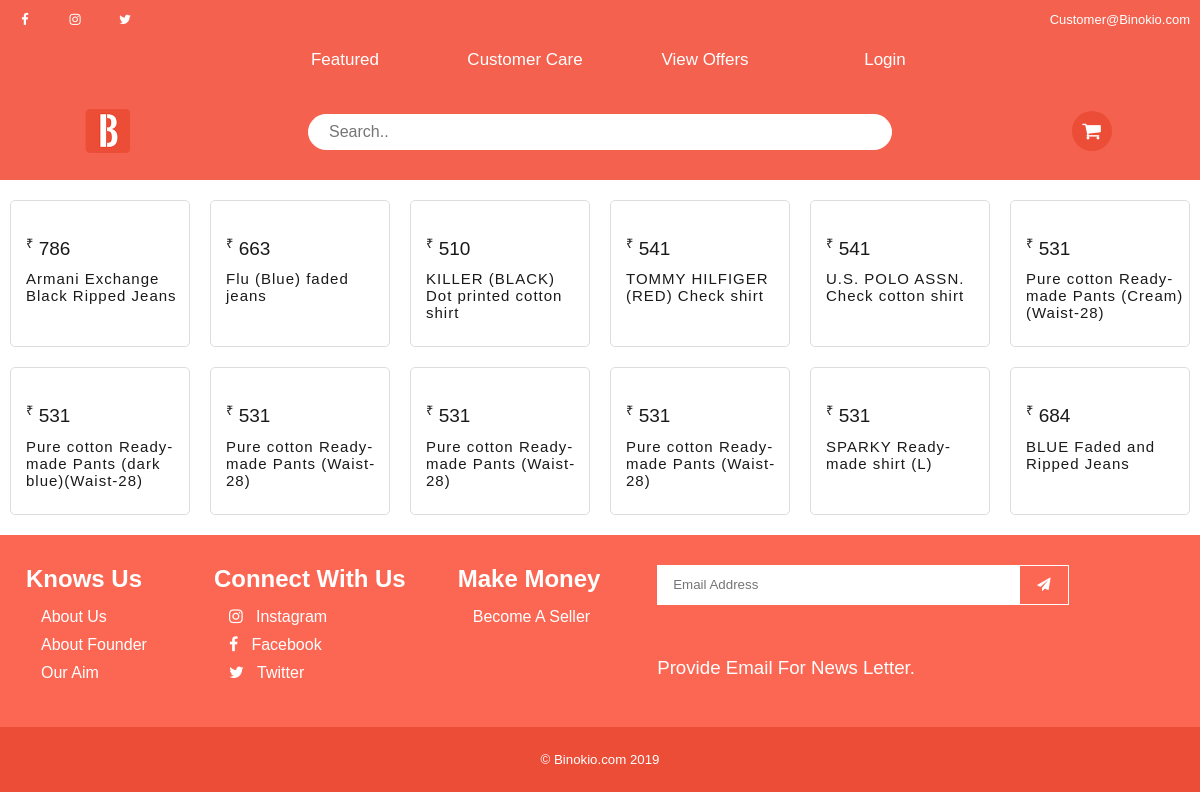
Screenshot of /Category?Category=Cloth with the database file from the repository.
### tables this page shows
CREATE TABLE `products` (
  `ID` int(11) NOT NULL,
  `Uniqid` varchar(100) NOT NULL,
  `ProductID` varchar(100) NOT NULL,
  `ProductName` text NOT NULL,
  `ProductImage` text NOT NULL,
  `ProductCategory` varchar(100) NOT NULL,
  `ProductPrice` varchar(100) NOT NULL,
  `ProductWarrenty` varchar(100) NOT NULL,
  `ProductNo` varchar(100) NOT NULL,
  `tags` text NOT NULL,
  `Discription` text NOT NULL
);

CREATE TABLE `tax` (
  `Tax` varchar(100) NOT NULL,
  `DeliveryCharge` varchar(100) NOT NULL
);

### Category.php (the view, shortened to what this page needs)
<!DOCTYPE html>
<html lang="en">
<head>
    <link rel="stylesheet" href="Css/Style.css">
    <link rel="stylesheet" href="Style.css">
    <link rel="stylesheet" href="Css/slider.css">
    <link rel="stylesheet" href="Css/supporters.css">
    <link rel="stylesheet" href="Css/ui.css">
    <link rel="stylesheet" href="Css/Modals.css">
    <link rel="stylesheet" href="Css/Media.css">
    <link rel="stylesheet" href="Assets/awesome/css/font-awesome.min.css">
</head>
<body>
    <div class="subheader">
        <ul>
            <li><a href="https://www.facebook.com/BinokioIndia"><i class="fa fa-facebook"></i></a></li>
             <li><a href="https://instagram.com/binokioindia/"><i class="fa fa-instagram"></i></a></li>
             <li><a href="#"><i class="fa fa-twitter"></i></a></li>
        </ul>
        <a href="#">Customer@Binokio.com</a>
    </div>
    <div class="navbar">
        <div>
            <li><a href="Featured">Featured </a></li>
        </div>
        <li><a href="CustomerCare">Customer Care</a></li>
        <li><a href="#">View Offers</a></li>
        <li><a href="Login">Login</a></li>
        <br><br>
    </div>
    <div class="header">
        <div>
            <img src="Img/logo.png" alt="">
        </div>
        <div class="search-container">
                 <form action="./Search?Search=http" method="get">
                     <input type="text" name="Search" placeholder="Search..">
                 </form>
             </div>
             <div style="padding:5px;">
                 <button class="cartbtn" onclick="cart()"><i class="fa fa-shopping-cart"></i></button>
             </div>
          </div>
    <div class="ProductHolder" style="flex-wrap:wrap;">
        <?php
        if(isset($_GET['Category'])){
            include_once('Seller/Process/Config.php');
            $cat = E($_GET['Category']);
            $stmt = $conn->prepare("SELECT * FROM `products` WHERE ProductCategory = ? AND ProductNo > 0");
            $stmt->execute([$cat]);
        if($stmt->rowCount() == 0){
            echo "<p style='padding:20px;text-align:center;'>No Products Found!</p>";
        }else{
            while($res = $stmt->fetch(PDO::FETCH_OBJ)){
            $taxpre = $conn->prepare("SELECT * FROM `tax`");
                                   $taxpre->execute();
                                  $taxes = $taxpre->fetch(PDO::FETCH_OBJ);
                                $tax = $taxes->Tax;
                                  $percentgain = ceil((2*$res->ProductPrice)/100);
        ?>
        <div class="productCard">
            <a href="Product?ID=<?php echo $res->ProductID; ?>" class="productLink" style="width:20%;">
                <center>
                    <div class="imageholder">
                    </div>
                    <div class="contentholder">
                        <p><sup style="font-size:13px;">&#8377;</sup>&nbsp;<?php echo $res->ProductPrice+$tax+$percentgain; ?></p>
                        <h3><?php echo $res->ProductName; ?></h3>
                    </div>
                </center>
            </a>
        </div>
        <?php }} }else{
        } ?>
    </div>
    <section class="sub-footer">
        <div>
            <h2>Knows Us</h2>
            <ul>
                <li><a href="About/About">About Us</a></li>
                <li><a href="About/Founder">About Founder</a></li>
                <li><a href="About/Aim">Our Aim</a></li>
            </ul>
        </div>
        <div>
            <h2>Connect With Us</h2>
            <ul>
                <li><a href="#"><i class="fa fa-instagram"></i> &nbsp;&nbsp;Instagram</a></li>
                <li><a href="#"><i class="fa fa-facebook"></i>&nbsp;&nbsp; Facebook</a></li>
                <li><a href="#"><i class="fa fa-twitter"></i> &nbsp;&nbsp;Twitter</a></li>
            </ul>
        </div>
        <div>
            <h2>Make Money</h2>
            <ul>
                <li><a href="Seller/Seller">Become A Seller</a></li>
            </ul>
        </div>
        <div style="display: flex; flex-wrap: wrap; padding-bottom:5px;">
            <input type="text" id="newsletter" placeholder="Email Address" style="margin:0px; height:40px;border-radius:0; border:1px solid #fff;" class="forminput" required>
            <button class="simple" style="margin:0px; width:50px;"><i class="fa fa-paper-plane"></i></button>
            <h3 style="padding-top:20px; color:#fff; font-weight: 300;">Provide Email For News Letter.</h3><br>
        </div>
    </section>
    <section class="footer">
        <center>
            <h5>&copy; Binokio.com 2019</h5>
        </center>
    </section>
</body>
</html>

### Css/Style.css (style rules this page uses)
* { margin: 0px; padding: 0px; font-family: 'Comfortaa', cursive; }
.header { display: block; }
.subheader { background: #f4614e !important; padding-top: 2px; padding-bottom: 2px; width: 100%; }
.sub-footer { background: #fc6753; padding-bottom: 10px; padding-top: 10px; display: flex; justify-content: space-around; }
.sub-footer div { padding: 20px; }
.sub-footer h2 { color: #fff; }
.sub-footer ul { list-style: none; padding: 10px; }
.sub-footer ul li a { color: #fff; text-decoration: none; }
.sub-footer ul li { padding: 5px; }
.footer { width: 100%; padding-top: 5px; padding-bottom: 5px; background: #ec4d37; }
.footer h5 { color: #fff; font-weight: 100; padding: 20px; }
.navbar { width: 100%; padding-top: 5px; padding-bottom: 5px; background: #f4614e; display: flex; justify-content: center; }
.navbar li { list-style: none; margin-left: 30px; width: 150px; height: 30px; }
.navbar li a { color: #fff; text-align: center; line-height: 30px; font-size: 17px; text-decoration: none; width: 100%; height: 100%; display: block; }

### Style.css (style rules this page uses)
* { margin:0px;padding:0px;font-family: arial; }
.header { background:#f4614e;width:100%; padding-top:20px;padding-bottom:20px; display: flex; justify-content: space-around; }
.header img { height:50px; }
.header input { width:100%; border:1px solid #fff; font-size:16px; padding:8px; border-radius:50px; outline:none; padding-left:20px; }
.search-container { width:50%;padding:8px; }
.header button { width:40px; height:40px; background: #fff; color: #1a1a1a; border:none; cursor: pointer; font-size: 20px; }
* { box-sizing:border-box }
.cartbtn { background:#ec4d37 !important; color:#fff !important; border-radius:100%; }
.subheader { background: #fc6753; overflow: auto; padding-top:5px; padding-bottom:5px; width:100%; }
.subheader a { float:right; margin-right:10px; line-height:30px; color:#fff; text-decoration: none; font-size: 13px; }
.subheader ul { list-style: none; }
.subheader ul li { float: left; width:30px; height:30px; margin-left:20px; }
.subheader ul li a { text-align:center;color:#fff; text-decoration: none; line-height: 30px; width:100%; height:100%; display:block; }

### Css/ui.css (style rules this page uses)
.simple { width: 100px; height: 40px; margin: 20px; color: #fff; background: none; border: 1px solid #fff; }
.forminput { width: 70%; height: 35px; outline: none; background: #fff; border-radius: 20px; padding: 15px; margin: 10px; border: 1px solid #bbb; }
.ProductHolder { width: 100%; display: flex; justify-content: center; padding-top: 10px; padding-bottom: 10px; }
.productLink { text-decoration: none; color: #1a1a1a; }
.productCard { width: 15%; transition: 0.3s; border-radius: 5px; margin: 10px; padding-bottom:15px !important; padding: 0px; border: 1px solid #ddd; }
.imageholder { width: 90%; margin:5px; }
.contentholder { padding: 0px; text-align: left; }
.contentholder h3, p { font-weight: 200; font-size: 17px; color: #1a1a1a; }
.contentholder h3 { width:100%; font-size: 15px; letter-spacing: 1px; padding-left:15px !important; padding:5px; margin-bottom:5px; }
.contentholder p { font-weight:300; padding:5px; padding-left:15px !important; font-size:19px; }

### Css/Media.css (style rules this page uses)
.sub-footer { width: 100%; }

### rows the page displays
products: $res->ProductPrice+$tax+$percentgain "786", ProductName "Armani Exchange Black Ripped Jeans"
products: $res->ProductPrice+$tax+$percentgain "663", ProductName "Flu (Blue) faded jeans"
products: $res->ProductPrice+$tax+$percentgain "510", ProductName "KILLER (BLACK) Dot printed cotton shirt"
products: $res->ProductPrice+$tax+$percentgain "541", ProductName "TOMMY HILFIGER (RED) Check shirt"
products: $res->ProductPrice+$tax+$percentgain "541", ProductName "U.S. POLO ASSN. Check cotton shirt"
products: $res->ProductPrice+$tax+$percentgain "531", ProductName "Pure cotton Ready-made Pants (Cream)(Waist-28)"
products: $res->ProductPrice+$tax+$percentgain "531", ProductName "Pure cotton Ready-made Pants (dark blue)(Waist-28)"
products: $res->ProductPrice+$tax+$percentgain "531", ProductName "Pure cotton Ready-made Pants (Waist-28)"
products: $res->ProductPrice+$tax+$percentgain "531", ProductName "Pure cotton Ready-made Pants (Waist-28)"
products: $res->ProductPrice+$tax+$percentgain "531", ProductName "Pure cotton Ready-made Pants (Waist-28)"
products: $res->ProductPrice+$tax+$percentgain "531", ProductName "SPARKY Ready-made shirt (L)"
products: $res->ProductPrice+$tax+$percentgain "684", ProductName "BLUE Faded and Ripped Jeans"
